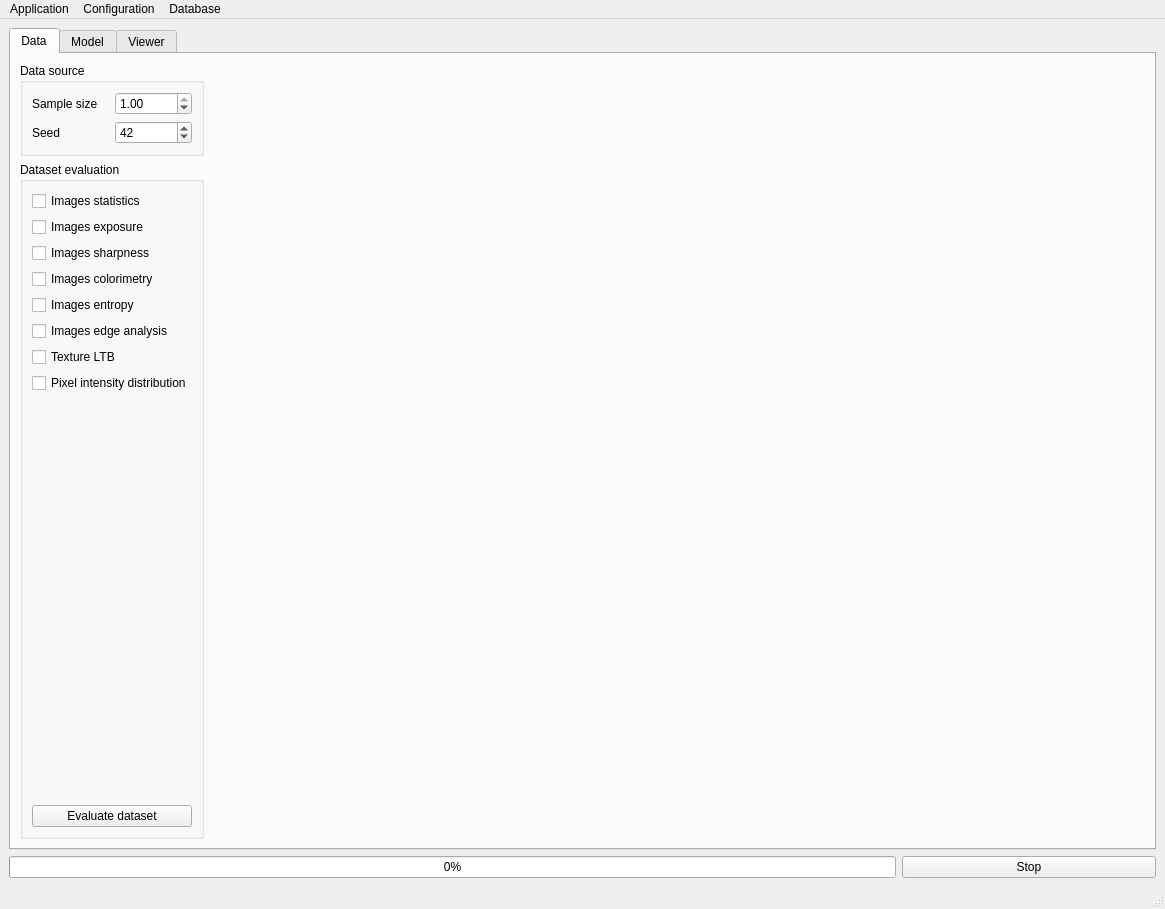
<?xml version="1.0" encoding="UTF-8"?>
<ui version="4.0">
 <class>MainWindow</class>
 <widget class="QMainWindow" name="MainWindow">
  <property name="geometry">
   <rect>
    <x>0</x>
    <y>0</y>
    <width>1165</width>
    <height>909</height>
   </rect>
  </property>
  <property name="windowTitle">
   <string>FEXT AutoEncoder v1.0</string>
  </property>
  <property name="styleSheet">
   <string notr="true"/>
  </property>
  <widget class="QWidget" name="centralwidget">
   <layout class="QVBoxLayout" name="verticalLayout_3">
    <item>
     <widget class="QTabWidget" name="viewTab">
      <property name="accessibleName">
       <string/>
      </property>
      <property name="currentIndex">
       <number>0</number>
      </property>
      <widget class="QWidget" name="dataTab">
       <property name="toolTipDuration">
        <number>-6</number>
       </property>
       <attribute name="title">
        <string>Data</string>
       </attribute>
       <layout class="QHBoxLayout" name="horizontalLayout_23">
        <item>
         <layout class="QVBoxLayout" name="verticalLayout">
          <item>
           <widget class="QGroupBox" name="groupBox_2">
            <property name="title">
             <string>Data source</string>
            </property>
            <layout class="QVBoxLayout" name="verticalLayout_8">
             <item>
              <layout class="QHBoxLayout" name="horizontalLayout">
               <item>
                <widget class="QLabel" name="SSLabel">
                 <property name="text">
                  <string>Sample size</string>
                 </property>
                </widget>
               </item>
               <item>
                <widget class="QDoubleSpinBox" name="sampleSize">
                 <property name="toolTip">
                  <string>&lt;html&gt;&lt;head/&gt;&lt;body&gt;&lt;p&gt;Sample size for the image dataset, this will be used to select a certain fraction of data to evaluate&lt;/p&gt;&lt;/body&gt;&lt;/html&gt;</string>
                 </property>
                 <property name="maximum">
                  <double>1.000000000000000</double>
                 </property>
                 <property name="singleStep">
                  <double>0.050000000000000</double>
                 </property>
                 <property name="value">
                  <double>1.000000000000000</double>
                 </property>
                </widget>
               </item>
              </layout>
             </item>
             <item>
              <layout class="QHBoxLayout" name="seedLayout">
               <item>
                <widget class="QLabel" name="seedLabel">
                 <property name="text">
                  <string>Seed</string>
                 </property>
                </widget>
               </item>
               <item>
                <widget class="QSpinBox" name="seed">
                 <property name="value">
                  <number>42</number>
                 </property>
                </widget>
               </item>
              </layout>
             </item>
            </layout>
           </widget>
          </item>
          <item>
           <widget class="QGroupBox" name="datasetEvalGroup">
            <property name="title">
             <string>Dataset evaluation</string>
            </property>
            <layout class="QVBoxLayout" name="verticalLayout_7">
             <item>
              <widget class="QCheckBox" name="imgStatistics">
               <property name="toolTip">
                <string>&lt;html&gt;&lt;head/&gt;&lt;body&gt;&lt;p&gt;Add calculation of images statistics (mean, min, max, standard deviation, signal-to-noise ratio) to evaluation pipeline&lt;/p&gt;&lt;/body&gt;&lt;/html&gt;</string>
               </property>
               <property name="text">
                <string>Images statistics</string>
               </property>
              </widget>
             </item>
             <item>
              <widget class="QCheckBox" name="imgExposure">
               <property name="toolTip">
                <string>&lt;html&gt;&lt;head/&gt;&lt;body&gt;&lt;p&gt;Add calculation of images statistics (mean, min, max, standard deviation, signal-to-noise ratio) to evaluation pipeline&lt;/p&gt;&lt;/body&gt;&lt;/html&gt;</string>
               </property>
               <property name="text">
                <string>Images exposure</string>
               </property>
              </widget>
             </item>
             <item>
              <widget class="QCheckBox" name="imgSharpness">
               <property name="toolTip">
                <string>&lt;html&gt;&lt;head/&gt;&lt;body&gt;&lt;p&gt;Add calculation of images statistics (mean, min, max, standard deviation, signal-to-noise ratio) to evaluation pipeline&lt;/p&gt;&lt;/body&gt;&lt;/html&gt;</string>
               </property>
               <property name="text">
                <string>Images sharpness</string>
               </property>
              </widget>
             </item>
             <item>
              <widget class="QCheckBox" name="imgColor">
               <property name="toolTip">
                <string>&lt;html&gt;&lt;head/&gt;&lt;body&gt;&lt;p&gt;Add calculation of images statistics (mean, min, max, standard deviation, signal-to-noise ratio) to evaluation pipeline&lt;/p&gt;&lt;/body&gt;&lt;/html&gt;</string>
               </property>
               <property name="text">
                <string>Images colorimetry</string>
               </property>
              </widget>
             </item>
             <item>
              <widget class="QCheckBox" name="imgEntropy">
               <property name="toolTip">
                <string>&lt;html&gt;&lt;head/&gt;&lt;body&gt;&lt;p&gt;Add calculation of images statistics (mean, min, max, standard deviation, signal-to-noise ratio) to evaluation pipeline&lt;/p&gt;&lt;/body&gt;&lt;/html&gt;</string>
               </property>
               <property name="text">
                <string>Images entropy</string>
               </property>
              </widget>
             </item>
             <item>
              <widget class="QCheckBox" name="imgEdges">
               <property name="toolTip">
                <string>&lt;html&gt;&lt;head/&gt;&lt;body&gt;&lt;p&gt;Add calculation of images statistics (mean, min, max, standard deviation, signal-to-noise ratio) to evaluation pipeline&lt;/p&gt;&lt;/body&gt;&lt;/html&gt;</string>
               </property>
               <property name="text">
                <string>Images edge analysis</string>
               </property>
              </widget>
             </item>
             <item>
              <widget class="QCheckBox" name="textureLTB">
               <property name="toolTip">
                <string>&lt;html&gt;&lt;head/&gt;&lt;body&gt;&lt;p&gt;Add calculation of images statistics (mean, min, max, standard deviation, signal-to-noise ratio) to evaluation pipeline&lt;/p&gt;&lt;/body&gt;&lt;/html&gt;</string>
               </property>
               <property name="text">
                <string>Texture LTB </string>
               </property>
              </widget>
             </item>
             <item>
              <widget class="QCheckBox" name="pixDist">
               <property name="toolTip">
                <string>&lt;html&gt;&lt;head/&gt;&lt;body&gt;&lt;p&gt;Add calculation of pixel intensity distribution and related histogram to evaluation pipeline&lt;/p&gt;&lt;/body&gt;&lt;/html&gt;</string>
               </property>
               <property name="text">
                <string>Pixel intensity distribution</string>
               </property>
              </widget>
             </item>
             <item>
              <spacer name="verticalSpacer">
               <property name="orientation">
                <enum>Qt::Orientation::Vertical</enum>
               </property>
               <property name="sizeHint" stdset="0">
                <size>
                 <width>20</width>
                 <height>40</height>
                </size>
               </property>
              </spacer>
             </item>
             <item>
              <widget class="QPushButton" name="evaluateDataset">
               <property name="text">
                <string>Evaluate dataset</string>
               </property>
              </widget>
             </item>
            </layout>
           </widget>
          </item>
         </layout>
        </item>
        <item>
         <spacer name="horizontalSpacer">
          <property name="orientation">
           <enum>Qt::Orientation::Horizontal</enum>
          </property>
          <property name="sizeHint" stdset="0">
           <size>
            <width>40</width>
            <height>20</height>
           </size>
          </property>
         </spacer>
        </item>
       </layout>
      </widget>
      <widget class="QWidget" name="modelTab">
       <attribute name="title">
        <string>Model</string>
       </attribute>
       <layout class="QHBoxLayout" name="horizontalLayout_19">
        <item>
         <widget class="QScrollArea" name="scrollArea">
          <property name="widgetResizable">
           <bool>true</bool>
          </property>
          <widget class="QWidget" name="scrollAreaWidgetContents_2">
           <property name="geometry">
            <rect>
             <x>0</x>
             <y>0</y>
             <width>1100</width>
             <height>817</height>
            </rect>
           </property>
           <layout class="QGridLayout" name="gridLayout">
            <item row="0" column="0" rowspan="2">
             <widget class="QGroupBox" name="groupBox_3">
              <property name="title">
               <string>Dataset</string>
              </property>
              <layout class="QVBoxLayout" name="verticalLayout_10">
               <item>
                <widget class="QCheckBox" name="imgAugment">
                 <property name="text">
                  <string>Use image augmentation</string>
                 </property>
                </widget>
               </item>
               <item>
                <widget class="QCheckBox" name="grayScale">
                 <property name="text">
                  <string>Load images in grayscale</string>
                 </property>
                </widget>
               </item>
               <item>
                <layout class="QHBoxLayout" name="horizontalLayout_21">
                 <item>
                  <widget class="QLabel" name="ISLabel">
                   <property name="text">
                    <string>Image size (H x W)</string>
                   </property>
                  </widget>
                 </item>
                 <item>
                  <widget class="QSpinBox" name="imgHeight">
                   <property name="minimum">
                    <number>1</number>
                   </property>
                   <property name="maximum">
                    <number>4096</number>
                   </property>
                   <property name="value">
                    <number>256</number>
                   </property>
                  </widget>
                 </item>
                 <item>
                  <widget class="QSpinBox" name="imgWidth">
                   <property name="minimum">
                    <number>1</number>
                   </property>
                   <property name="maximum">
                    <number>4096</number>
                   </property>
                   <property name="value">
                    <number>256</number>
                   </property>
                  </widget>
                 </item>
                </layout>
               </item>
               <item>
                <layout class="QHBoxLayout" name="horizontalLayout_16">
                 <item>
                  <widget class="QLabel" name="label_16">
                   <property name="text">
                    <string>Sample size</string>
                   </property>
                  </widget>
                 </item>
                 <item>
                  <widget class="QDoubleSpinBox" name="trainSampleSize">
                   <property name="maximum">
                    <double>1.000000000000000</double>
                   </property>
                   <property name="singleStep">
                    <double>0.050000000000000</double>
                   </property>
                   <property name="value">
                    <double>1.000000000000000</double>
                   </property>
                  </widget>
                 </item>
                </layout>
               </item>
               <item>
                <layout class="QHBoxLayout" name="horizontalLayout_2">
                 <item>
                  <widget class="QLabel" name="label_2">
                   <property name="text">
                    <string>Validation size</string>
                   </property>
                  </widget>
                 </item>
                 <item>
                  <widget class="QDoubleSpinBox" name="validationSize">
                   <property name="maximum">
                    <double>1.000000000000000</double>
                   </property>
                   <property name="singleStep">
                    <double>0.050000000000000</double>
                   </property>
                   <property name="value">
                    <double>0.200000000000000</double>
                   </property>
                  </widget>
                 </item>
                </layout>
               </item>
               <item>
                <layout class="QHBoxLayout" name="horizontalLayout_4">
                 <item>
                  <widget class="QLabel" name="label_4">
                   <property name="text">
                    <string>Split seed</string>
                   </property>
                  </widget>
                 </item>
                 <item>
                  <widget class="QSpinBox" name="splitSeed">
                   <property name="maximum">
                    <number>1000000000</number>
                   </property>
                   <property name="value">
                    <number>42</number>
                   </property>
                  </widget>
                 </item>
                </layout>
               </item>
               <item>
                <layout class="QHBoxLayout" name="horizontalLayout_26">
                 <item>
                  <widget class="QCheckBox" name="setShuffle">
                   <property name="text">
                    <string>Shuffle dataset with buffer size</string>
                   </property>
                   <property name="checked">
                    <bool>true</bool>
                   </property>
                  </widget>
                 </item>
                 <item>
                  <widget class="QSpinBox" name="shuffleSize">
                   <property name="maximum">
                    <number>99999</number>
                   </property>
                   <property name="singleStep">
                    <number>10</number>
                   </property>
                   <property name="value">
                    <number>256</number>
                   </property>
                  </widget>
                 </item>
                </layout>
               </item>
              </layout>
             </widget>
            </item>
            <item row="0" column="1" rowspan="2">
             <widget class="QGroupBox" name="groupBox_5">
              <property name="title">
               <string>Model</string>
              </property>
              <layout class="QVBoxLayout" name="verticalLayout_11">
               <item>
                <layout class="QHBoxLayout" name="horizontalLayout_20">
                 <item>
                  <widget class="QLabel" name="MTLabel">
                   <property name="text">
                    <string>Select autoencoder</string>
                   </property>
                  </widget>
                 </item>
                 <item>
                  <widget class="QComboBox" name="modelType">
                   <item>
                    <property name="text">
                     <string>FextAE Redux</string>
                    </property>
                   </item>
                   <item>
                    <property name="text">
                     <string>FextAE Medium</string>
                    </property>
                   </item>
                   <item>
                    <property name="text">
                     <string>FextAE Large</string>
                    </property>
                   </item>
                  </widget>
                 </item>
                </layout>
               </item>
               <item>
                <layout class="QHBoxLayout" name="horizontalLayout_27">
                 <item>
                  <widget class="QLabel" name="label_22">
                   <property name="text">
                    <string>Dropout rate</string>
                   </property>
                  </widget>
                 </item>
                 <item>
                  <widget class="QDoubleSpinBox" name="dropoutRate">
                   <property name="maximum">
                    <double>1.000000000000000</double>
                   </property>
                   <property name="singleStep">
                    <double>0.050000000000000</double>
                   </property>
                   <property name="value">
                    <double>0.200000000000000</double>
                   </property>
                  </widget>
                 </item>
                </layout>
               </item>
               <item>
                <spacer name="verticalSpacer_2">
                 <property name="orientation">
                  <enum>Qt::Orientation::Vertical</enum>
                 </property>
                 <property name="sizeHint" stdset="0">
                  <size>
                   <width>20</width>
                   <height>40</height>
                  </size>
                 </property>
                </spacer>
               </item>
              </layout>
             </widget>
            </item>
            <item row="0" column="2">
             <widget class="QGroupBox" name="groupBox_10">
              <property name="title">
               <string>Select checkpoint</string>
              </property>
              <layout class="QVBoxLayout" name="verticalLayout_12">
               <item>
                <layout class="QHBoxLayout" name="horizontalLayout_5">
                 <item>
                  <widget class="QComboBox" name="checkpointsList"/>
                 </item>
                 <item>
                  <widget class="QPushButton" name="refreshCheckpoints">
                   <property name="text">
                    <string>Refresh</string>
                   </property>
                  </widget>
                 </item>
                </layout>
               </item>
               <item>
                <layout class="QHBoxLayout" name="horizontalLayout_34">
                 <item>
                  <widget class="QLabel" name="label_19">
                   <property name="text">
                    <string>Batch size</string>
                   </property>
                  </widget>
                 </item>
                 <item>
                  <widget class="QSpinBox" name="inferenceBatchSize">
                   <property name="minimum">
                    <number>1</number>
                   </property>
                   <property name="maximum">
                    <number>1024</number>
                   </property>
                   <property name="value">
                    <number>32</number>
                   </property>
                  </widget>
                 </item>
                </layout>
               </item>
               <item>
                <spacer name="verticalSpacer_3">
                 <property name="orientation">
                  <enum>Qt::Orientation::Vertical</enum>
                 </property>
                 <property name="sizeHint" stdset="0">
                  <size>
                   <width>20</width>
                   <height>40</height>
                  </size>
                 </property>
                </spacer>
               </item>
              </layout>
             </widget>
            </item>
            <item row="1" column="2">
             <widget class="QGroupBox" name="groupBox_7">
              <property name="title">
               <string>Inference</string>
              </property>
              <layout class="QVBoxLayout" name="verticalLayout_16">
               <item>
                <widget class="QPushButton" name="encodeImages">
                 <property name="text">
                  <string>Encode images</string>
                 </property>
                </widget>
               </item>
              </layout>
             </widget>
            </item>
            <item row="2" column="0">
             <widget class="QGroupBox" name="groupBox_4">
              <property name="title">
               <string>Training</string>
              </property>
              <layout class="QVBoxLayout" name="verticalLayout_5">
               <item>
                <widget class="QCheckBox" name="mixedPrecision">
                 <property name="text">
                  <string>Set mixed precision policy</string>
                 </property>
                </widget>
               </item>
               <item>
                <layout class="QHBoxLayout" name="horizontalLayout_25">
                 <item>
                  <widget class="QCheckBox" name="compileJIT">
                   <property name="text">
                    <string>Use Just-In-Time (JIT) compiler</string>
                   </property>
                  </widget>
                 </item>
                 <item>
                  <widget class="QComboBox" name="backendJIT">
                   <property name="toolTip">
                    <string>&lt;html&gt;&lt;head/&gt;&lt;body&gt;&lt;p&gt;Select JIT compiler backend (default is inductor)</string>
                   </property>
                   <property name="currentText">
                    <string>inductor</string>
                   </property>
                   <property name="currentIndex">
                    <number>3</number>
                   </property>
                   <item>
                    <property name="text">
                     <string>eager</string>
                    </property>
                   </item>
                   <item>
                    <property name="text">
                     <string>aot_eager</string>
                    </property>
                   </item>
                   <item>
                    <property name="text">
                     <string>aot_cudagraphs</string>
                    </property>
                   </item>
                   <item>
                    <property name="text">
                     <string>inductor</string>
                    </property>
                   </item>
                   <item>
                    <property name="text">
                     <string>nvprims_nvfuser</string>
                    </property>
                   </item>
                   <item>
                    <property name="text">
                     <string>xla</string>
                    </property>
                   </item>
                  </widget>
                 </item>
                </layout>
               </item>
               <item>
                <layout class="QHBoxLayout" name="horizontalLayout_22">
                 <item>
                  <widget class="QLabel" name="label_18">
                   <property name="text">
                    <string>Seed</string>
                   </property>
                  </widget>
                 </item>
                 <item>
                  <widget class="QSpinBox" name="trainSeed">
                   <property name="maximum">
                    <number>1000000000</number>
                   </property>
                   <property name="value">
                    <number>42</number>
                   </property>
                  </widget>
                 </item>
                </layout>
               </item>
               <item>
                <layout class="QHBoxLayout" name="horizontalLayout_9">
                 <item>
                  <widget class="QLabel" name="label_6">
                   <property name="text">
                    <string>Epochs</string>
                   </property>
                  </widget>
                 </item>
                 <item>
                  <widget class="QSpinBox" name="numEpochs">
                   <property name="maximum">
                    <number>1000000</number>
                   </property>
                   <property name="value">
                    <number>100</number>
                   </property>
                  </widget>
                 </item>
                </layout>
               </item>
               <item>
                <layout class="QHBoxLayout" name="horizontalLayout_11">
                 <item>
                  <widget class="QLabel" name="label_8">
                   <property name="text">
                    <string>Batch size</string>
                   </property>
                  </widget>
                 </item>
                 <item>
                  <widget class="QSpinBox" name="batchSize">
                   <property name="maximum">
                    <number>100000</number>
                   </property>
                   <property name="singleStep">
                    <number>4</number>
                   </property>
                   <property name="value">
                    <number>32</number>
                   </property>
                  </widget>
                 </item>
                </layout>
               </item>
               <item>
                <widget class="Line" name="line_3">
                 <property name="orientation">
                  <enum>Qt::Orientation::Horizontal</enum>
                 </property>
                </widget>
               </item>
               <item>
                <layout class="QVBoxLayout" name="verticalLayout_6">
                 <item>
                  <widget class="QCheckBox" name="useScheduler">
                   <property name="text">
                    <string>Use learning rate scheduler</string>
                   </property>
                  </widget>
                 </item>
                 <item>
                  <layout class="QHBoxLayout" name="horizontalLayout_18">
                   <item>
                    <widget class="QLabel" name="label_11">
                     <property name="text">
                      <string>Initial learning rate</string>
                     </property>
                    </widget>
                   </item>
                   <item>
                    <widget class="QDoubleSpinBox" name="initialLearningRate">
                     <property name="decimals">
                      <number>8</number>
                     </property>
                     <property name="maximum">
                      <double>100.000000000000000</double>
                     </property>
                     <property name="singleStep">
                      <double>0.001000000000000</double>
                     </property>
                     <property name="value">
                      <double>0.001000000000000</double>
                     </property>
                    </widget>
                   </item>
                  </layout>
                 </item>
                 <item>
                  <layout class="QHBoxLayout" name="horizontalLayout_17">
                   <item>
                    <widget class="QLabel" name="label_14">
                     <property name="text">
                      <string>Target learning rate</string>
                     </property>
                    </widget>
                   </item>
                   <item>
                    <widget class="QDoubleSpinBox" name="targetLearningRate">
                     <property name="decimals">
                      <number>8</number>
                     </property>
                     <property name="maximum">
                      <double>100.000000000000000</double>
                     </property>
                     <property name="singleStep">
                      <double>0.001000000000000</double>
                     </property>
                     <property name="value">
                      <double>0.000100000000000</double>
                     </property>
                    </widget>
                   </item>
                  </layout>
                 </item>
                 <item>
                  <layout class="QHBoxLayout" name="horizontalLayout_15">
                   <item>
                    <widget class="QLabel" name="label_12">
                     <property name="text">
                      <string>Constant steps</string>
                     </property>
                    </widget>
                   </item>
                   <item>
                    <widget class="QSpinBox" name="constantSteps">
                     <property name="maximum">
                      <number>1000000</number>
                     </property>
                     <property name="singleStep">
                      <number>10</number>
                     </property>
                     <property name="value">
                      <number>1000</number>
                     </property>
                    </widget>
                   </item>
                  </layout>
                 </item>
                 <item>
                  <layout class="QHBoxLayout" name="horizontalLayout_14">
                   <item>
                    <widget class="QLabel" name="label_13">
                     <property name="text">
                      <string>Decay steps</string>
                     </property>
                    </widget>
                   </item>
                   <item>
                    <widget class="QSpinBox" name="decaySteps">
                     <property name="maximum">
                      <number>1000000</number>
                     </property>
                     <property name="singleStep">
                      <number>10</number>
                     </property>
                     <property name="value">
                      <number>500</number>
                     </property>
                    </widget>
                   </item>
                  </layout>
                 </item>
                </layout>
               </item>
               <item>
                <widget class="Line" name="line_4">
                 <property name="orientation">
                  <enum>Qt::Orientation::Horizontal</enum>
                 </property>
                </widget>
               </item>
               <item>
                <widget class="QCheckBox" name="realTimeHistory">
                 <property name="text">
                  <string>Plot real time loss and metrics</string>
                 </property>
                 <property name="checked">
                  <bool>true</bool>
                 </property>
                </widget>
               </item>
               <item>
                <widget class="QCheckBox" name="runTensorboard">
                 <property name="text">
                  <string>Run tensorboard</string>
                 </property>
                </widget>
               </item>
               <item>
                <layout class="QHBoxLayout" name="horizontalLayout_12">
                 <item>
                  <widget class="QCheckBox" name="saveCheckpoints">
                   <property name="text">
                    <string>Save checkpoint every N epochs</string>
                   </property>
                  </widget>
                 </item>
                 <item>
                  <widget class="QSpinBox" name="saveCPFrequency">
                   <property name="minimum">
                    <number>1</number>
                   </property>
                   <property name="maximum">
                    <number>999</number>
                   </property>
                  </widget>
                 </item>
                </layout>
               </item>
              </layout>
             </widget>
            </item>
            <item row="2" column="1">
             <widget class="QGroupBox" name="groupBox_8">
              <property name="title">
               <string>Session</string>
              </property>
              <layout class="QVBoxLayout" name="verticalLayout_9">
               <item>
                <layout class="QHBoxLayout" name="horizontalLayout_8">
                 <item>
                  <widget class="QCheckBox" name="deviceGPU">
                   <property name="text">
                    <string>Use GPU with device ID</string>
                   </property>
                  </widget>
                 </item>
                 <item>
                  <widget class="QSpinBox" name="deviceID"/>
                 </item>
                </layout>
               </item>
               <item>
                <layout class="QHBoxLayout" name="horizontalLayout_13">
                 <item>
                  <widget class="QLabel" name="label_10">
                   <property name="text">
                    <string>Number of workers</string>
                   </property>
                  </widget>
                 </item>
                 <item>
                  <widget class="QSpinBox" name="numWorkers"/>
                 </item>
                </layout>
               </item>
               <item>
                <layout class="QHBoxLayout" name="horizontalLayout_10">
                 <item>
                  <widget class="QLabel" name="label_7">
                   <property name="text">
                    <string>Additional epochs</string>
                   </property>
                  </widget>
                 </item>
                 <item>
                  <widget class="QSpinBox" name="numAdditionalEpochs">
                   <property name="toolTip">
                    <string>&lt;html&gt;&lt;head/&gt;&lt;body&gt;&lt;p&gt;Additional number of epochs for the resumed training session&lt;/p&gt;&lt;p&gt;&lt;br/&gt;&lt;/p&gt;&lt;/body&gt;&lt;/html&gt;</string>
                   </property>
                   <property name="minimum">
                    <number>1</number>
                   </property>
                   <property name="maximum">
                    <number>1000000</number>
                   </property>
                   <property name="value">
                    <number>10</number>
                   </property>
                  </widget>
                 </item>
                </layout>
               </item>
               <item>
                <spacer name="verticalSpacer_7">
                 <property name="orientation">
                  <enum>Qt::Orientation::Vertical</enum>
                 </property>
                 <property name="sizeHint" stdset="0">
                  <size>
                   <width>20</width>
                   <height>40</height>
                  </size>
                 </property>
                </spacer>
               </item>
               <item>
                <widget class="QPushButton" name="startTraining">
                 <property name="toolTip">
                  <string>&lt;html&gt;&lt;head/&gt;&lt;body&gt;&lt;p&gt;Start new training session with given configurations&lt;/p&gt;&lt;p&gt;&lt;br/&gt;&lt;/p&gt;&lt;/body&gt;&lt;/html&gt;</string>
                 </property>
                 <property name="text">
                  <string>Start model training</string>
                 </property>
                </widget>
               </item>
               <item>
                <widget class="QPushButton" name="resumeTraining">
                 <property name="toolTip">
                  <string>&lt;html&gt;&lt;head/&gt;&lt;body&gt;&lt;p&gt;Resume training for a selected checkpoint, using previous training configurations and additional number of epochs&lt;/p&gt;&lt;/body&gt;&lt;/html&gt;</string>
                 </property>
                 <property name="text">
                  <string>Resume training</string>
                 </property>
                </widget>
               </item>
              </layout>
             </widget>
            </item>
            <item row="2" column="2">
             <widget class="QGroupBox" name="ModelEvalGroup">
              <property name="title">
               <string>Model evaluation</string>
              </property>
              <layout class="QVBoxLayout" name="verticalLayout_13">
               <item>
                <layout class="QHBoxLayout" name="NumIMGLayout">
                 <item>
                  <widget class="QLabel" name="label_15">
                   <property name="text">
                    <string>Number of images</string>
                   </property>
                  </widget>
                 </item>
                 <item>
                  <widget class="QSpinBox" name="numImages">
                   <property name="minimum">
                    <number>1</number>
                   </property>
                   <property name="maximum">
                    <number>100</number>
                   </property>
                   <property name="value">
                    <number>6</number>
                   </property>
                  </widget>
                 </item>
                </layout>
               </item>
               <item>
                <widget class="QCheckBox" name="evalReport">
                 <property name="text">
                  <string>Loss and metrics</string>
                 </property>
                </widget>
               </item>
               <item>
                <widget class="QCheckBox" name="imgReconstruction">
                 <property name="text">
                  <string>Image reconstruction</string>
                 </property>
                </widget>
               </item>
               <item>
                <widget class="QCheckBox" name="visualizeEmbs">
                 <property name="text">
                  <string>Embeddings visualization</string>
                 </property>
                </widget>
               </item>
               <item>
                <spacer name="verticalSpacer_5">
                 <property name="orientation">
                  <enum>Qt::Orientation::Vertical</enum>
                 </property>
                 <property name="sizeHint" stdset="0">
                  <size>
                   <width>20</width>
                   <height>40</height>
                  </size>
                 </property>
                </spacer>
               </item>
               <item>
                <widget class="QPushButton" name="checkpointSummary">
                 <property name="toolTip">
                  <string>&lt;html&gt;&lt;head/&gt;&lt;body&gt;&lt;p&gt;Create checkpoints summary that includes all configurations for each pretrained model&lt;/p&gt;&lt;/body&gt;&lt;/html&gt;</string>
                 </property>
                 <property name="text">
                  <string>Checkpoints summary</string>
                 </property>
                </widget>
               </item>
               <item>
                <widget class="QPushButton" name="evaluateModel">
                 <property name="text">
                  <string>Evaluate model</string>
                 </property>
                </widget>
               </item>
              </layout>
             </widget>
            </item>
           </layout>
          </widget>
         </widget>
        </item>
       </layout>
      </widget>
      <widget class="QWidget" name="viewerTab">
       <attribute name="title">
        <string>Viewer</string>
       </attribute>
       <layout class="QHBoxLayout" name="horizontalLayout_7">
        <item>
         <layout class="QVBoxLayout" name="verticalLayout_4">
          <item>
           <widget class="QGroupBox" name="groupBox">
            <property name="title">
             <string>Select view</string>
            </property>
            <layout class="QVBoxLayout" name="verticalLayout_2">
             <item>
              <widget class="QRadioButton" name="viewTrainImages">
               <property name="text">
                <string>Training images</string>
               </property>
               <property name="checked">
                <bool>true</bool>
               </property>
              </widget>
             </item>
             <item>
              <widget class="QRadioButton" name="viewInferenceImages">
               <property name="text">
                <string>Inference images</string>
               </property>
               <property name="checked">
                <bool>false</bool>
               </property>
              </widget>
             </item>
             <item>
              <widget class="Line" name="line">
               <property name="orientation">
                <enum>Qt::Orientation::Horizontal</enum>
               </property>
              </widget>
             </item>
             <item>
              <widget class="QRadioButton" name="viewTrainMetrics">
               <property name="text">
                <string>Training metrics</string>
               </property>
               <property name="checked">
                <bool>false</bool>
               </property>
              </widget>
             </item>
            </layout>
           </widget>
          </item>
          <item>
           <spacer name="verticalSpacer_4">
            <property name="orientation">
             <enum>Qt::Orientation::Vertical</enum>
            </property>
            <property name="sizeHint" stdset="0">
             <size>
              <width>20</width>
              <height>40</height>
             </size>
            </property>
           </spacer>
          </item>
          <item>
           <widget class="QPushButton" name="loadImages">
            <property name="text">
             <string>Load images</string>
            </property>
           </widget>
          </item>
          <item>
           <layout class="QVBoxLayout" name="buttonsLayout">
            <item>
             <layout class="QHBoxLayout" name="horizontalLayout_6" stretch="0,0">
              <item>
               <widget class="QPushButton" name="previousImg">
                <property name="text">
                 <string>Previous</string>
                </property>
               </widget>
              </item>
              <item>
               <widget class="QPushButton" name="nextImg">
                <property name="text">
                 <string>Next</string>
                </property>
               </widget>
              </item>
             </layout>
            </item>
           </layout>
          </item>
          <item>
           <widget class="QPushButton" name="clearImg">
            <property name="text">
             <string>Clear</string>
            </property>
           </widget>
          </item>
         </layout>
        </item>
        <item>
         <widget class="QGraphicsView" name="canvas"/>
        </item>
       </layout>
      </widget>
     </widget>
    </item>
    <item>
     <layout class="QHBoxLayout" name="horizontalLayout_3" stretch="7,2">
      <item>
       <widget class="QProgressBar" name="progressBar">
        <property name="value">
         <number>0</number>
        </property>
       </widget>
      </item>
      <item>
       <widget class="QPushButton" name="stopThread">
        <property name="text">
         <string>Stop</string>
        </property>
       </widget>
      </item>
     </layout>
    </item>
   </layout>
  </widget>
  <widget class="QMenuBar" name="menubar">
   <property name="geometry">
    <rect>
     <x>0</x>
     <y>0</y>
     <width>1165</width>
     <height>27</height>
    </rect>
   </property>
   <widget class="QMenu" name="menuApp">
    <property name="title">
     <string>Application</string>
    </property>
    <addaction name="actionReloadApp"/>
   </widget>
   <widget class="QMenu" name="menuConfiguration">
    <property name="title">
     <string>Configuration</string>
    </property>
    <addaction name="actionSaveConfig"/>
    <addaction name="actionLoadConfig"/>
   </widget>
   <widget class="QMenu" name="menuDatabase">
    <property name="title">
     <string>Database</string>
    </property>
    <addaction name="actionDeleteData"/>
    <addaction name="actionExportData"/>
   </widget>
   <addaction name="menuApp"/>
   <addaction name="menuConfiguration"/>
   <addaction name="menuDatabase"/>
  </widget>
  <widget class="QStatusBar" name="statusbar"/>
  <action name="actionReloadApp">
   <property name="text">
    <string>Reload application</string>
   </property>
  </action>
  <action name="actionSaveConfig">
   <property name="text">
    <string>Save current configuration</string>
   </property>
  </action>
  <action name="actionLoadConfig">
   <property name="text">
    <string>Load configuration</string>
   </property>
  </action>
  <action name="actionDeleteData">
   <property name="text">
    <string>Delete data</string>
   </property>
  </action>
  <action name="actionExportData">
   <property name="text">
    <string>Export data</string>
   </property>
  </action>
 </widget>
 <resources/>
 <connections/>
</ui>
